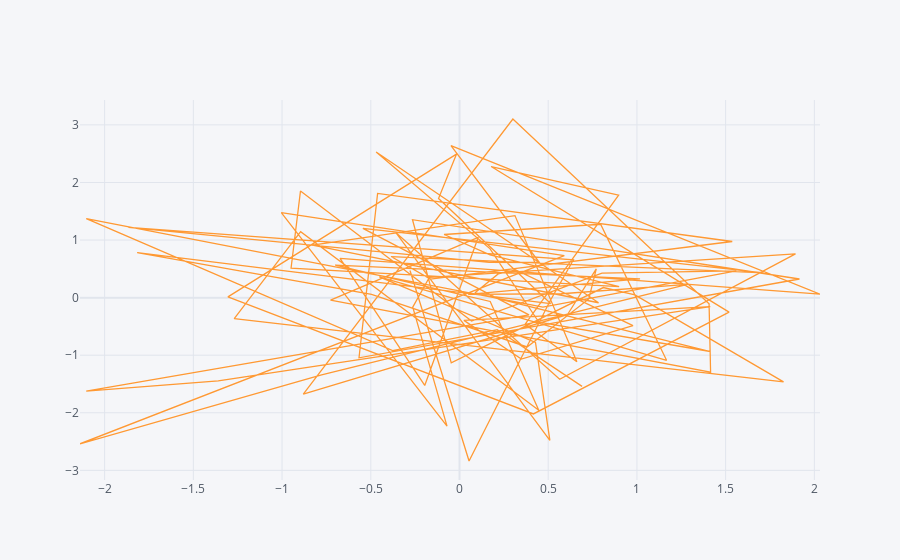

Notebook code for this chart:
### Code cell
df.iplot(kind='scatter',x='A',y='B') # default you triangles
